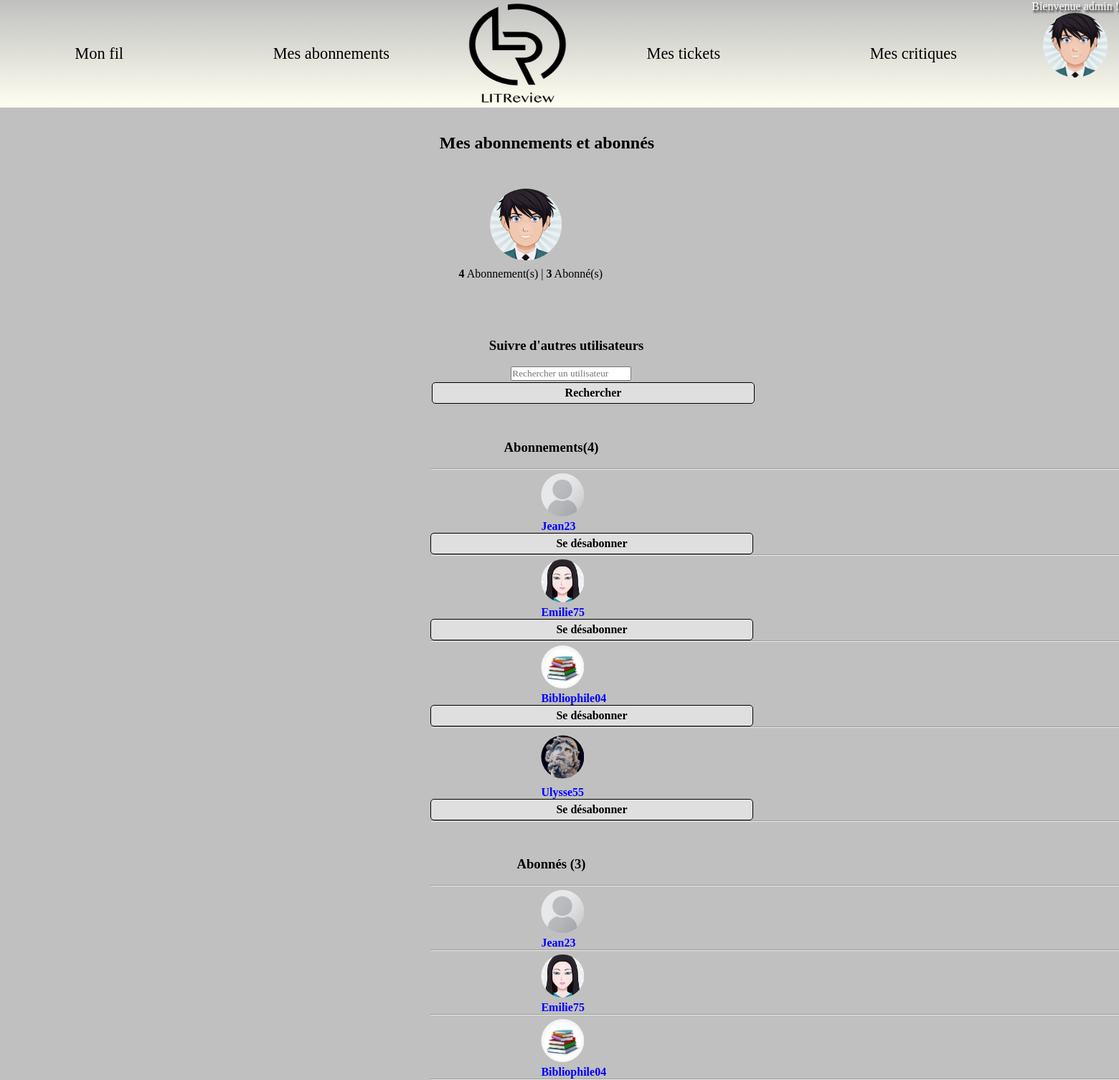
The page /profile/admin/abonnements/ (signed in) on the database its author committed.
### authentication/models.py (models this page shows)
class User(AbstractUser):
    profile_photo = models.ImageField(verbose_name='photo de profil', default='default_profile.png',
                                      upload_to='static/img')
    follows = models.ManyToManyField(
        'self',
        symmetrical=False,
        verbose_name='suit'
    )
    followed_by = models.ManyToManyField(
        'self',
        symmetrical=False,
        verbose_name='suivi par',
        related_name='followers'
    )

### authentication/views.py (the view, shortened to what this page needs)
# urls.py: path('profile/<str:user>/abonnements/', subscriptions, name="subscriptions"),
@login_required
def subscriptions(request, user):
    search_form = forms.SearchUser()
    searched_user_resp = ""
    requested_user = User.objects.get(username=user)
    searched_user_resp_btn = ''
    user_follows = requested_user.follows.all()
    user_followers = requested_user.followed_by.all()
    group_follows_users = {}
    for user in user_follows:
        follow_form = forms.FollowUserButton(initial={'user_to_follow': user.id})
        group_follows_users[user] = follow_form
    context = {
     'search_form': search_form,
     'searched_user_resp': searched_user_resp,
     'searched_user_btn': searched_user_resp_btn,
     'requested_user': requested_user,
     'user_follows': user_follows,
     'group_follows_users': group_follows_users,
     'user_followers': user_followers,
     }
    return render(request, 'authentication/subscriptions.html', context)

### authentication/forms.py
class SearchUser(forms.Form):
    search = forms.CharField(
        label=False,
        widget=forms.TextInput(
            attrs={
                'placeholder': 'Rechercher un utilisateur'
            }
        )
    )
    search_user_id = forms.BooleanField(widget=forms.HiddenInput, initial=True)

### authentication/templates/authentication/subscriptions.html (shortened to what this page needs)
{% extends 'base.html' %}
{% load static %}
{% load user_profile_extras %}
{% block content %}
    <div class="main__sub">
          <h2>Mes abonnements et abonnés</h2>
           {%if user.username == requested_user.username %}
                {% if user.profile_photo %}
                    <img class="profile-pic" src="{{ user.profile_photo.url }}">
                {% else %}
                    <img class="profile-pic" src="{% static 'img/default_profile.png' %}">
                {% endif %}
             <p class="followers"> <b>{{ user_follows|length }}</b> Abonnement(s) | <b>{{ user_followers|length }}</b> Abonné(s)</p>
           {% endif %}
        <div class="container__sub">
            <div class="search-user">
                {%if request.user.username == requested_user.username %}
                  <h3 class="other">Suivre d'autres utilisateurs</h3>
                  <br>
                  <div class="form__search">
                     <form method="post">
                        {{ search_form.as_p }}
                        <input class="btn" type="submit" value="Rechercher">
                    </form>
                  </div>
              {% endif %}
            </div>
            <br>
            {% if user_follows %}
                <h3 class="ab">Abonnements({{user_follows|length}})</h3>
                <br>
                <hr>
                    {% for user, form in group_follows_users.items %}
                        <div class="user-follower__user">
                            <div class="user-follower">
                                    {% if user.profile_photo %}
                                        <img class="profile-pic-small2" src="{{ user.profile_photo.url }}">
                                    {% else %}
                                        <img class="profile-pic-small2" src="{% static 'img/default_profile.png' %}">
                                    {% endif %}
                                <p>
                                        <strong>{{user.username }}</strong>
                                </p>
                            </div>
                            {%if request.user.username == requested_user.username %}
                            <div>
                                <form method="post">
                                    <input class="btn2" id="follow_btn" type="submit" value="Se désabonner">
                                </form>
                            </div>
                            {% endif %}
                        </div>
                    <hr>
                    {% endfor %}
            {% endif %}
            <br>
            {% if user_followers %}
                <h3 class="ab">Abonnés ({{user_followers|length}})</h3>
                <br>
                <hr>
                    {% for user in user_followers %}
                        <div class="user-follower">
                            <a href="{% url 'profile' user.username %}">
                                {% if user.profile_photo %}
                                    <img class="profile-pic-small2" src="{{ user.profile_photo.url }}">
                                {% else %}
                                    <img class="profile-pic-small2" src="{% static 'img/default_profile.png' %}">
                                {% endif %}
                            </a>
                            <p>
                                    <strong>{{user.username }}</strong>
                            </p>
                        </div>
                    <hr>
                    {% endfor %}
            {% endif %}
        </div>
    </div>
{% endblock content %}

### templates/base.html (shortened to what this page needs)
<!DOCTYPE html>
{% load static %}
 <html lang="fr">
    <head>
      <link rel="stylesheet" href="{% static 'css/style.css' %}">
    </head>
   <body>
     <header id="navbar" class="nav">
       {%if user.is_authenticated %}
         <a href="{% url 'feed' %}">Mon fil </a>
         <a href="{% url 'subscriptions' user.username%}">Mes abonnements </a>
       {% endif %}
        <img class="logo" src="{% static 'img/LITReview_logo.png' %}">
       {%if user.is_authenticated %}
          <a href="{% url 'ticket_view' %}">Mes tickets </a>
          <a href="{% url 'review_view' %}">Mes critiques </a>
         <div class="dropdown">
           <a class="nav-item" href="#" id="navDropdown" role="button" data-toggle="dropdown">
               <p>Bienvenue {{ user.username }} ! </p>
                    {% if user.profile_photo %}
                    <img class="profile-pic" width="90" height="90" src="{{ user.profile_photo.url }}"
                    alt="{{ user.username }} profile picture">
                    {% else %}
                    <img class="profile-pic" width="90" height="90" src="{% static 'img/default_profile.png' %}"
                    alt="{{ user.username }} profile picture">
                    {% endif %}
           </a>
        </div>
       {% endif %}
     </header>
        <div class="container_message">
            {% block content %}{% endblock %}
        </div>
   </body>
 </html>

### static/css/style.css (style rules this page uses)
html { background-color: #C0C0C0; }
* { margin: 0; padding: 0; font-family: "Montserrat, Sans-serif"; list-style: none; text-decoration: none; }
.profile-pic { max-width: 120px; clip-path: circle(); display: block; margin: auto; }
.main__sub .profile-pic { position: relative; z-index: -1; width: 100%; top: 10px; right: 3%; max-width: 100px; clip-path: circle(); display: block; margin-top: 40px; }
.main__sub .profile-pic-small2 { position: relative; z-index: -1; left:0px; max-width: 60px; clip-path: circle(); display: block; }
.main__sub .followers { margin-top: 20px; margin-left: 41%; width: 100%; }
.container__sub .btn2 { display: block; font-family: "Montserrat, Sans-serif"; width: 450px; color: #000; font-size: medium; font-weight: bold; height: 30px; background-color: rgba(255, 255, 255, 0.5); border: solid 1px #000; border-radius: 5px; transition: all 0.3s; }
.container__sub { padding-top: 80px; padding-left: 600px; width: 90%; }
.container__sub .other { text-align: center; padding-right: 73%; }
.container__sub .ab { text-align: center; margin-top: 30px; padding-right: 76%; }
.form__search form >p { margin-left:8%; }
.container__sub .user-follower { padding-left:11%; padding-top: 5px; width:100%; }
.user-follower >p { padding-right:50%; padding-top: 5px; width:100%; }
strong { color: blue; }
.btn { display: block; font-family: "Montserrat, Sans-serif"; width: 450px; color: #000; font-size: medium; font-weight: bold; height: 30px; background-color: rgba(255, 255, 255, 0.5); border: solid 1px #000; border-radius: 5px; transition: all 0.3s; margin: 2px 2px 2px 2px; }
.logo { position: sticky; right: 46%; width: 150px; height: 150px; }
header { position: fixed; width: 100%; height: 150px; display: flex; background: linear-gradient(#C0C0C0, #FFFFF0); }
header > a, header > p, header button { color: black; margin:auto; font-size: 1.4em; }
header .dropdown { position: relative; }
li a { color: black; }
header .nav-item { color: white; }
header p { text-shadow:2px 3px 3px black; }
h2 { padding-top: 10px; margin-right: 60px; text-align: center; }
.main__sub >h2 { padding-top: 186px; margin-right: 35px; text-align: center; }
ul.messages li.success, ul.messages li.error, { margin:0; list-style:none; color:#fff; }

### rows shown on the page
User: username "admin", profile_photo (picture)
User: username "Jean23"
User: profile_photo (picture), username "Emilie75"
User: profile_photo (picture), username "Bibliophile04"
User: profile_photo (picture), username "Ulysse55"

### other values the page prints
{{ user_follows|length }} "4"
{{ user_followers|length }} "3"
